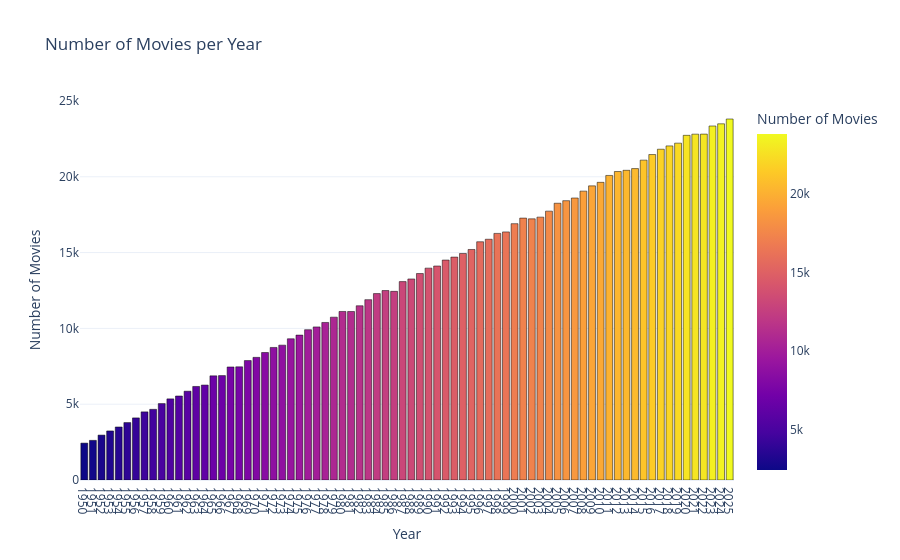

Notebook cell for this chart:
### Code cell
fig = px.bar(
    movies_per_year, x="ReleaseYear", y="MovieCount",
    color="MovieCount",
    template="plotly_white",
    title="Number of Movies per Year",
    labels={"ReleaseYear": "Year", "MovieCount": "Number of Movies"},
)
fig.update_traces(marker_line_color="black", hovertemplate="Year: %{x}<br>Number of Movies: %{y}")
fig.update_layout(xaxis=dict(dtick=1), hovermode="x")
fig.show()

### Figure 1 — Plotly figure (JSON) as saved in the notebook; plotly's stock layout.template omitted (floating-point values rounded to 4 significant figures)
{"data": [{"hovertemplate": "Year: %{x}<br>Number of Movies: %{y}", "legendgroup": "", "marker": {"color": [2432, 2613, 2960, 3235, 3496, 3787, 4095, 4492, 4661, 5040, 5350, 5540, 5856, 6169, 6261, 6870, 6887, 7454, 7465, 7878, 8088, 8409, 8743, 8894, 9313, 9556, 9913, 10096, 10390, 10740, 11115, 11114, 11491, 11893, 12295, 12495, 12442, 13084, 13259, 13618, 13973, 14113, 14506, 14701, 14940, 15204, 15713, 15879, 16264, 16362, 16905, 17273, 17225, 17337, 17733, 18253, 18422, 18599, 19052, 19399, 19632, 20086, 20345, 20425, 20539, 21096, 21465, 21816, 22035, 22216, 22732, 22809, 22812, 23348, 23492, 23809], "coloraxis": "coloraxis", "line": {"color": "black"}, "pattern": {"shape": ""}}, "name": "", "orientation": "v", "showlegend": false, "textposition": "auto", "type": "bar", "x": [1950, 1951, 1952, 1953, 1954, 1955, 1956, 1957, 1958, 1959, 1960, 1961, 1962, 1963, 1964, 1965, 1966, 1967, 1968, 1969, 1970, 1971, 1972, 1973, 1974, 1975, 1976, 1977, 1978, 1979, 1980, 1981, 1982, 1983, 1984, 1985, 1986, 1987, 1988, 1989, 1990, 1991, 1992, 1993, 1994, 1995, 1996, 1997, 1998, 1999, 2000, 2001, 2002, 2003, 2004, 2005, 2006, 2007, 2008, 2009, 2010, 2011, 2012, 2013, 2014, 2015, 2016, 2017, 2018, 2019, 2020, 2021, 2022, 2023, 2024, 2025], "xaxis": "x", "y": [2432, 2613, 2960, 3235, 3496, 3787, 4095, 4492, 4661, 5040, 5350, 5540, 5856, 6169, 6261, 6870, 6887, 7454, 7465, 7878, 8088, 8409, 8743, 8894, 9313, 9556, 9913, 10096, 10390, 10740, 11115, 11114, 11491, 11893, 12295, 12495, 12442, 13084, 13259, 13618, 13973, 14113, 14506, 14701, 14940, 15204, 15713, 15879, 16264, 16362, 16905, 17273, 17225, 17337, 17733, 18253, 18422, 18599, 19052, 19399, 19632, 20086, 20345, 20425, 20539, 21096, 21465, 21816, 22035, 22216, 22732, 22809, 22812, 23348, 23492, 23809], "yaxis": "y"}], "layout": {"barmode": "relative", "coloraxis": {"colorbar": {"title": {"text": "Number of Movies"}}, "colorscale": [[0, "#0d0887"], [0.1111, "#46039f"], [0.2222, "#7201a8"], [0.3333, "#9c179e"], [0.4444, "#bd3786"], [0.5556, "#d8576b"], [0.6667, "#ed7953"], [0.7778, "#fb9f3a"], [0.8889, "#fdca26"], [1, "#f0f921"]]}, "hovermode": "x", "legend": {"tracegroupgap": 0}, "title": {"text": "Number of Movies per Year"}, "xaxis": {"anchor": "y", "domain": [0, 1], "dtick": 1, "title": {"text": "Year"}}, "yaxis": {"anchor": "x", "domain": [0, 1], "title": {"text": "Number of Movies"}}}}
